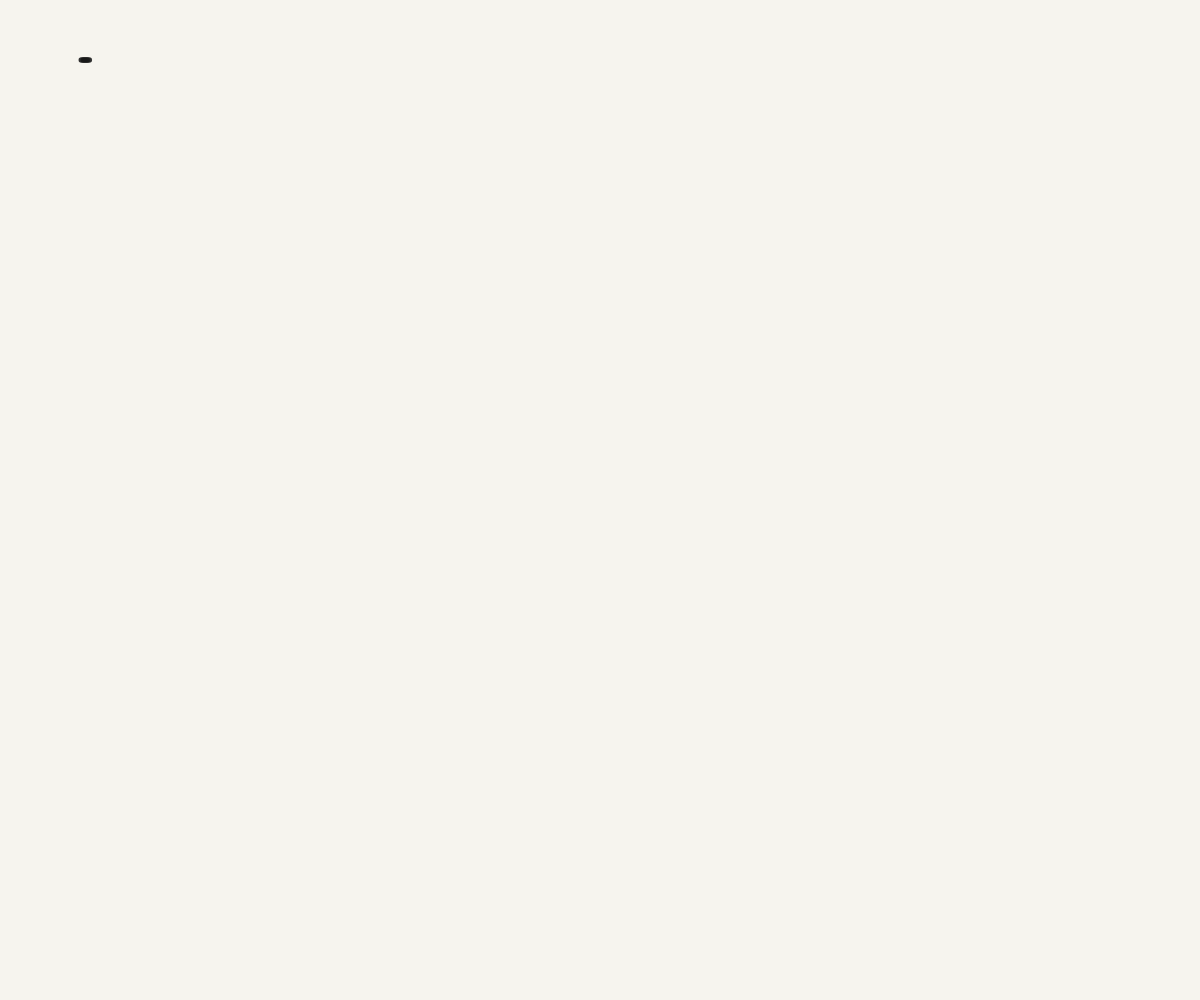
Frame 1 (no input)
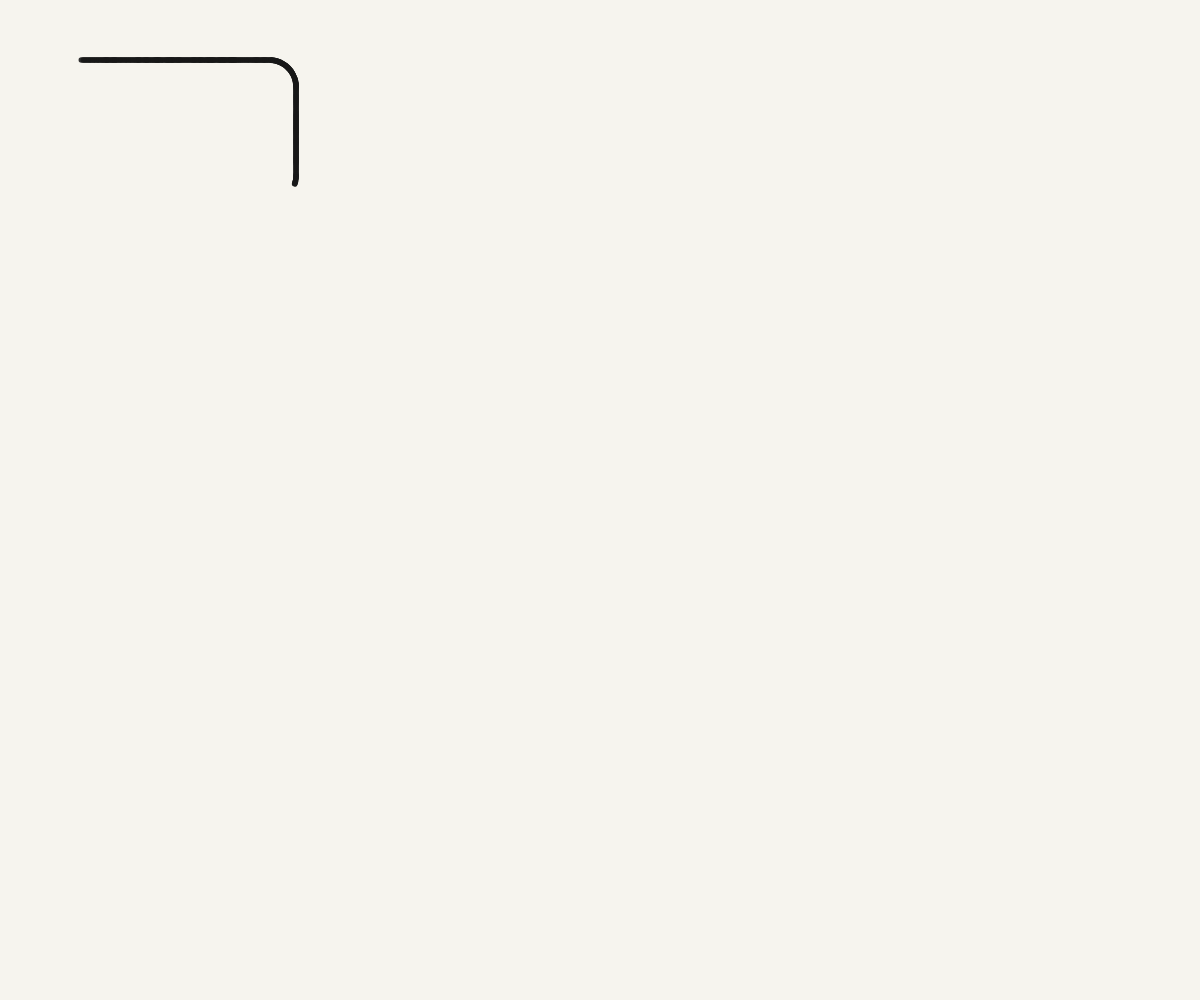
Frame 60 (no input)
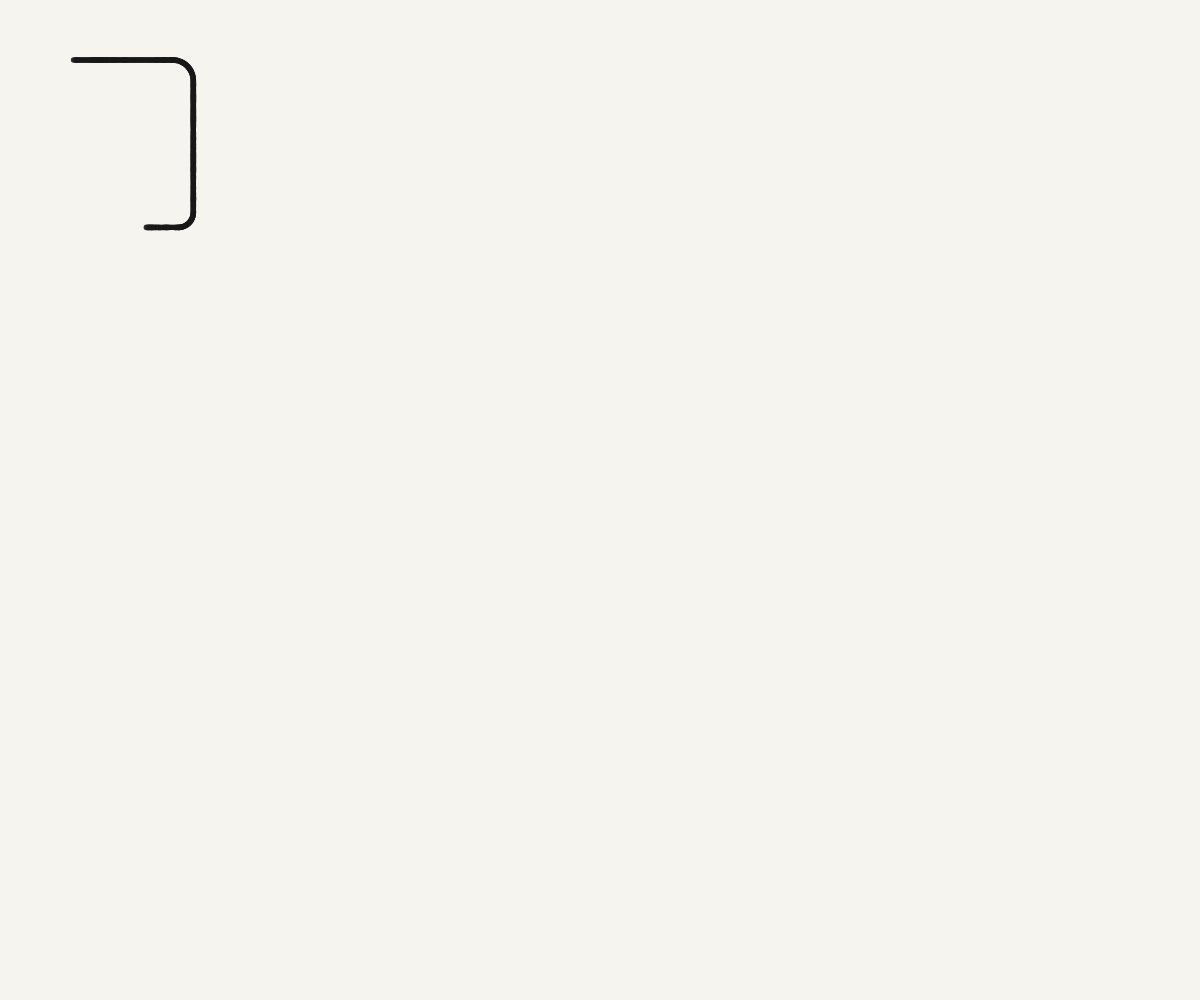
Frame 120 (the mouse pressed at the canvas centre since frame 60)

The p5.js sketch that drew these frames (run headless with seeded random() and noise() and a simulated clock; from frame 60 on, the mouse is pressed at the canvas centre):

// p5.js sketch
// ── sketch.js
const sketchCredits = {
  title: "Composition with large red plane, yellow, black, gray and blue",
  author: "Piet Mondriaan",
  url: "https://www.kunstmuseum.nl/en/collection/composition-large-red-plane-yellow-black-gray-and-blue",
};

registerSketchCredits(sketchCredits);

const AREA_MIN_RATIO = 0.01;
const AREA_MAX_RATIO = 0.05;
const RECT_RATIO_MIN = 0.50;
const RECT_RATIO_MAX = 2.00;
const COMPOSITION_MARGIN_RATIO = 0.06;
const COMPOSITION_MARGIN_MIN = 32;
const COMPOSITION_MARGIN_MAX = 96;
const FILL_ANGLE_MIN_DEGREES = -60;
const FILL_ANGLE_MAX_DEGREES = -30;
const FILL_STROKE_WEIGHT_MULTIPLIER = 2.4;
const FILL_SPACING_MIN_PX = 2.8;
const FILL_SPACING_MAX_PX = 4.8;
const FILL_SPACING_MIN_SCALE = 0.0032;
const FILL_SPACING_MAX_SCALE = 0.0058;
const PIXEL_STEP_DISTANCE = 2;
const HUMAN_PIXEL_STEPS_PER_FRAME = 4;
const CORNER_RADIUS_MIN_SCALE = 0.1;
const CORNER_RADIUS_MAX_SCALE = 0.2;
const ARC_SEGMENT_MIN_LENGTH = 2.2;
const WHITE_RECTANGLE_PROBABILITY = 0.40;
const BLACK_FILL_PROBABILITY = 0.05;
const WHITE_FILL_COLOR = [250, 249, 245, 230];
const BLACK_FILL_COLOR = [20, 20, 20, 235];
const BG_COLOR = [246, 244, 238];
const GRID_COLOR = [24, 24, 24, 230];
const RED_PASTEL_SHADES = [
  [238, 122, 114],
  [232, 108, 102],
  [246, 136, 126],
];
const YELLOW_PASTEL_SHADES = [
  [245, 214, 104],
  [250, 222, 118],
  [239, 204, 92],
];
const BLUE_PASTEL_SHADES = [
  [128, 172, 236],
  [117, 163, 229],
  [141, 184, 242],
];

let mondrianRectangles = [];
let currentRectangleIndex = 0;
let borderWeight = 6;
let fillerLineWeight = 1.5;
let outlineSegments = [];
let currentOutlineIndex = 0;
let currentOutlineProgress = 0;
let drawPhase = "outlines";
let isComplete = false;
let sketchFillPalette = [];

function setup() {
  createCanvas(windowWidth, windowHeight);
  frameRate(60);
  buildMondrianComposition();
}

function draw() {
  if (isComplete) return;

  const isHumanSpeed = getMainSpeedMode() === 1;
  let remainingDistance = getDrawDistancePerFrame();
  if (isHumanSpeed) remainingDistance = min(remainingDistance, PIXEL_STEP_DISTANCE * HUMAN_PIXEL_STEPS_PER_FRAME);

  while (remainingDistance > 0) {
    if (drawPhase === "outlines") {
      const outlineConsumed = drawNextOutlineDistance(remainingDistance, isHumanSpeed);
      if (outlineConsumed > 0) {
        remainingDistance -= outlineConsumed;
        if (isHumanSpeed) break;
        continue;
      }
      drawPhase = "fills";
      continue;
    }

    if (currentRectangleIndex >= mondrianRectangles.length) break;

    const section = mondrianRectangles[currentRectangleIndex];
    const consumed = drawNextStrokeDistance(section, remainingDistance, isHumanSpeed);
    if (consumed > 0) {
      remainingDistance -= consumed;
      if (isHumanSpeed) break;
    } else {
      currentRectangleIndex += 1;
    }
  }

  if (drawPhase === "fills" && currentRectangleIndex >= mondrianRectangles.length) {
    isComplete = true;
    noLoop();
  }
}

function buildMondrianComposition() {
  background(...BG_COLOR);
  fillerLineWeight = constrain(min(width, height) * 0.0018, 0.8, 1.4);
  borderWeight = fillerLineWeight * 4;
  sketchFillPalette = buildSketchFillPalette();
  mondrianRectangles = generateMondrianRectangles().map((section) => createFillPlan(section));
  mondrianRectangles.sort((a, b) => {
    if (abs(a.y - b.y) > 0.5) return a.y - b.y;
    return a.x - b.x;
  });
  outlineSegments = createOutlineSegments(mondrianRectangles);
  currentOutlineIndex = 0;
  currentOutlineProgress = 0;
  drawPhase = "outlines";
  currentRectangleIndex = 0;
  isComplete = false;
  loop();
}

function generateMondrianRectangles() {
  const margin = getCompositionMargin();
  const composition = {
    x: margin,
    y: margin,
    w: max(10, width - margin * 2),
    h: max(10, height - margin * 2),
  };
  const compositionArea = composition.w * composition.h;
  const minArea = compositionArea * AREA_MIN_RATIO;
  const maxArea = compositionArea * AREA_MAX_RATIO;
  const root = composition;

  for (let attempt = 0; attempt < 120; attempt += 1) {
    const sections = [root];
    let failed = false;
    let guard = 0;

    while (true) {
      guard += 1;
      if (guard > 600) {
        failed = true;
        break;
      }

      let largestIndex = -1;
      let largestArea = 0;
      for (let i = 0; i < sections.length; i += 1) {
        const area = getArea(sections[i]);
        if (area > maxArea && area > largestArea) {
          largestArea = area;
          largestIndex = i;
        }
      }

      if (largestIndex === -1) break;

      const split = splitSection(sections[largestIndex], minArea);
      if (!split) {
        failed = true;
        break;
      }

      sections.splice(largestIndex, 1, split[0], split[1]);
    }

    if (failed) continue;

    const valid = sections.every((section) => isSectionFinalValid(section, minArea, maxArea));

    if (valid) return sections;
  }

  return createFallbackGrid(root);
}

function splitSection(section, minArea) {
  const orientations = shuffleValues(["vertical", "horizontal"]);
  for (const orientation of orientations) {
    const split = splitWithOrientation(section, minArea, orientation);
    if (split) return split;
  }
  return null;
}

function splitWithOrientation(section, minArea, orientation) {
  if (orientation === "vertical") {
    const minWidth = minArea / section.h;
    const maxWidth = section.w - minWidth;
    if (maxWidth <= minWidth) return null;

    for (let attempt = 0; attempt < 36; attempt += 1) {
      const cutX = random(minWidth, maxWidth);
      const left = { x: section.x, y: section.y, w: cutX, h: section.h };
      const right = { x: section.x + cutX, y: section.y, w: section.w - cutX, h: section.h };
      if (isSectionShapeValid(left) && isSectionShapeValid(right)) return [left, right];
    }
    return null;
  }

  const minHeight = minArea / section.w;
  const maxHeight = section.h - minHeight;
  if (maxHeight <= minHeight) return null;

  for (let attempt = 0; attempt < 36; attempt += 1) {
    const cutY = random(minHeight, maxHeight);
    const top = { x: section.x, y: section.y, w: section.w, h: cutY };
    const bottom = { x: section.x, y: section.y + cutY, w: section.w, h: section.h - cutY };
    if (isSectionShapeValid(top) && isSectionShapeValid(bottom)) return [top, bottom];
  }

  return null;
}

function createFallbackGrid(bounds) {
  const rows = 5;
  const columns = 5;
  const cellWidth = bounds.w / columns;
  const cellHeight = bounds.h / rows;
  const sections = [];

  for (let row = 0; row < rows; row += 1) {
    for (let column = 0; column < columns; column += 1) {
      sections.push({
        x: bounds.x + column * cellWidth,
        y: bounds.y + row * cellHeight,
        w: cellWidth,
        h: cellHeight,
      });
    }
  }

  return sections;
}

function createFillPlan(section) {
  const inset = borderWeight * 0.7;
  const fillStyle = pickRectangleFillStyle();
  const spacingBounds = getFillSpacingBounds();
  const lineSpacing = random(spacingBounds.min, spacingBounds.max);
  const fillAngleDegrees = random(FILL_ANGLE_MIN_DEGREES, FILL_ANGLE_MAX_DEGREES);
  const lines = fillStyle.skipFill ? [] : createSolidFillStrokes(section, lineSpacing, inset, fillAngleDegrees);

  return {
    ...section,
    cornerRadii: pickRandomCornerRadii(section.w, section.h),
    fillColor: fillStyle.fillColor,
    skipFill: fillStyle.skipFill,
    fillAngleDegrees,
    lines,
    currentLineIndex: 0,
    currentLineProgress: 0,
  };
}

function createOutlineSegments(sections) {
  const segments = [];
  for (const section of sections) {
    const cornerRadii = section.cornerRadii || { tl: 0, tr: 0, br: 0, bl: 0 };
    const x = section.x;
    const y = section.y;
    const w = section.w;
    const h = section.h;
    const tl = cornerRadii.tl || 0;
    const tr = cornerRadii.tr || 0;
    const br = cornerRadii.br || 0;
    const bl = cornerRadii.bl || 0;

    pushSegment(segments, x + tl, y, x + w - tr, y);
    addArcSegments(segments, x + w - tr, y + tr, tr, -HALF_PI, 0);
    pushSegment(segments, x + w, y + tr, x + w, y + h - br);
    addArcSegments(segments, x + w - br, y + h - br, br, 0, HALF_PI);
    pushSegment(segments, x + w - br, y + h, x + bl, y + h);
    addArcSegments(segments, x + bl, y + h - bl, bl, HALF_PI, PI);
    pushSegment(segments, x, y + h - bl, x, y + tl);
    addArcSegments(segments, x + tl, y + tl, tl, PI, PI + HALF_PI);
  }
  return segments;
}

function createSegment(x1, y1, x2, y2) {
  return {
    x1,
    y1,
    x2,
    y2,
    length: dist(x1, y1, x2, y2),
  };
}

function pickRandomCornerRadii(width, height) {
  const shortestEdge = min(width, height);
  const minRadius = max(0.8, shortestEdge * CORNER_RADIUS_MIN_SCALE);
  const maxRadius = max(minRadius, shortestEdge * CORNER_RADIUS_MAX_SCALE);
  const radii = {
    tl: random(minRadius, maxRadius),
    tr: random(minRadius, maxRadius),
    br: random(minRadius, maxRadius),
    bl: random(minRadius, maxRadius),
  };
  return fitCornerRadiiToBounds(radii, width, height);
}

function fitCornerRadiiToBounds(radii, width, height) {
  const fitted = { ...radii };
  const widthLimit = max(0, width - 2);
  const heightLimit = max(0, height - 2);

  for (let pass = 0; pass < 2; pass += 1) {
    [fitted.tl, fitted.tr] = fitRadiusPair(fitted.tl, fitted.tr, widthLimit);
    [fitted.tr, fitted.br] = fitRadiusPair(fitted.tr, fitted.br, heightLimit);
    [fitted.br, fitted.bl] = fitRadiusPair(fitted.br, fitted.bl, widthLimit);
    [fitted.bl, fitted.tl] = fitRadiusPair(fitted.bl, fitted.tl, heightLimit);
  }

  return fitted;
}

function fitRadiusPair(a, b, limit) {
  if (limit <= 0) return [0, 0];
  const sum = a + b;
  if (sum <= limit || sum <= 0.000001) return [a, b];
  const scale = limit / sum;
  return [a * scale, b * scale];
}

function addArcSegments(segments, centerX, centerY, radius, startAngle, endAngle) {
  if (radius <= 0.001) return;
  const arcLength = abs(endAngle - startAngle) * radius;
  const steps = max(1, ceil(arcLength / ARC_SEGMENT_MIN_LENGTH));
  let previousX = centerX + cos(startAngle) * radius;
  let previousY = centerY + sin(startAngle) * radius;

  for (let i = 1; i <= steps; i += 1) {
    const angle = lerp(startAngle, endAngle, i / steps);
    const nextX = centerX + cos(angle) * radius;
    const nextY = centerY + sin(angle) * radius;
    pushSegment(segments, previousX, previousY, nextX, nextY);
    previousX = nextX;
    previousY = nextY;
  }
}

function pushSegment(segments, x1, y1, x2, y2) {
  const segment = createSegment(x1, y1, x2, y2);
  if (segment.length > 0.001) segments.push(segment);
}

function getFillSpacingBounds() {
  const scale = min(width, height);
  return {
    min: max(FILL_SPACING_MIN_PX, scale * FILL_SPACING_MIN_SCALE),
    max: max(FILL_SPACING_MAX_PX, scale * FILL_SPACING_MAX_SCALE),
  };
}

function createSolidFillStrokes(section, spacing, inset, angleDegrees) {
  const x = section.x + inset;
  const y = section.y + inset;
  const w = section.w - inset * 2;
  const h = section.h - inset * 2;
  if (w <= 1 || h <= 1) return [];

  const angle = radians(angleDegrees);
  const dx = cos(angle);
  const dy = sin(angle);
  const nx = -dy;
  const ny = dx;
  const diagonal = sqrt(w * w + h * h);
  const centerX = x + w * 0.5;
  const centerY = y + h * 0.5;
  const corners = [
    [x, y],
    [x + w, y],
    [x + w, y + h],
    [x, y + h],
  ];

  let minOffset = Infinity;
  let maxOffset = -Infinity;
  for (const [cx, cy] of corners) {
    const projection = (cx - centerX) * nx + (cy - centerY) * ny;
    minOffset = min(minOffset, projection);
    maxOffset = max(maxOffset, projection);
  }

  let offset = minOffset - random(spacing * 0.3, spacing);
  const lines = [];
  while (offset <= maxOffset + spacing) {
    offset += spacing;
    const jitter = random(-spacing * 0.14, spacing * 0.14);
    const baseX = centerX + nx * (offset + jitter);
    const baseY = centerY + ny * (offset + jitter);
    const rawX1 = baseX - dx * diagonal;
    const rawY1 = baseY - dy * diagonal;
    const rawX2 = baseX + dx * diagonal;
    const rawY2 = baseY + dy * diagonal;
    const clipped = clipSegmentToRect(rawX1, rawY1, rawX2, rawY2, x, y, w, h);
    if (clipped) {
      const startX = clipped.x1 <= clipped.x2 ? clipped.x1 : clipped.x2;
      const startY = clipped.x1 <= clipped.x2 ? clipped.y1 : clipped.y2;
      const endX = clipped.x1 <= clipped.x2 ? clipped.x2 : clipped.x1;
      const endY = clipped.x1 <= clipped.x2 ? clipped.y2 : clipped.y1;
      const segment = createSegment(startX, startY, endX, endY);
      if (segment.length > 0.001) lines.push(segment);
    }
  }
  lines.sort((a, b) => {
    const aTop = min(a.y1, a.y2);
    const bTop = min(b.y1, b.y2);
    if (abs(aTop - bTop) > 0.5) return aTop - bTop;
    const aLeft = min(a.x1, a.x2);
    const bLeft = min(b.x1, b.x2);
    return aLeft - bLeft;
  });
  return lines;
}

function clipSegmentToRect(x1, y1, x2, y2, x, y, w, h) {
  const dx = x2 - x1;
  const dy = y2 - y1;
  const p = [-dx, dx, -dy, dy];
  const q = [x1 - x, x + w - x1, y1 - y, y + h - y1];
  let t0 = 0;
  let t1 = 1;

  for (let i = 0; i < 4; i += 1) {
    if (abs(p[i]) < 0.000001) {
      if (q[i] < 0) return null;
      continue;
    }
    const r = q[i] / p[i];
    if (p[i] < 0) {
      if (r > t1) return null;
      if (r > t0) t0 = r;
    } else {
      if (r < t0) return null;
      if (r < t1) t1 = r;
    }
  }

  return {
    x1: x1 + t0 * dx,
    y1: y1 + t0 * dy,
    x2: x1 + t1 * dx,
    y2: y1 + t1 * dy,
  };
}

function buildSketchFillPalette() {
  return [RED_PASTEL_SHADES, YELLOW_PASTEL_SHADES, BLUE_PASTEL_SHADES].map((family) => {
    const base = random(family);
    return [
      constrain(base[0] + random(-6, 6), 0, 255),
      constrain(base[1] + random(-6, 6), 0, 255),
      constrain(base[2] + random(-6, 6), 0, 255),
      random(200, 238),
    ];
  });
}

function pickRectangleFillStyle() {
  const roll = random();
  if (roll < WHITE_RECTANGLE_PROBABILITY) {
    return { fillColor: WHITE_FILL_COLOR.slice(), skipFill: true };
  }
  if (roll < WHITE_RECTANGLE_PROBABILITY + BLACK_FILL_PROBABILITY) {
    return { fillColor: BLACK_FILL_COLOR.slice(), skipFill: false };
  }

  const base = random(sketchFillPalette);
  if (!base) return { fillColor: BLACK_FILL_COLOR.slice(), skipFill: false };
  return { fillColor: base.slice(), skipFill: false };
}

function drawNextStrokeDistance(section, distanceBudget, singleSegmentMode) {
  if (section.currentLineIndex >= section.lines.length) return 0;

  let consumed = 0;
  strokeCap(ROUND);

  while (distanceBudget > 0 && section.currentLineIndex < section.lines.length) {
    const segment = section.lines[section.currentLineIndex];
    const segmentLength = segment.length;
    if (segmentLength <= 0.001) {
      section.currentLineIndex += 1;
      section.currentLineProgress = 0;
      continue;
    }

    const remainingOnLine = segmentLength - section.currentLineProgress;
    if (remainingOnLine <= 0.001) {
      section.currentLineIndex += 1;
      section.currentLineProgress = 0;
      continue;
    }

    const step = min(remainingOnLine, distanceBudget, PIXEL_STEP_DISTANCE);
    const nextProgress = section.currentLineProgress + step;
    stroke(
      constrain(section.fillColor[0] + random(-8, 8), 0, 255),
      constrain(section.fillColor[1] + random(-8, 8), 0, 255),
      constrain(section.fillColor[2] + random(-8, 8), 0, 255),
      constrain(section.fillColor[3] + random(-16, 16), 120, 255)
    );
    strokeWeight(max(1.8, fillerLineWeight * FILL_STROKE_WEIGHT_MULTIPLIER + random(-0.20, 0.35)));
    drawSegmentPortion(segment, section.currentLineProgress, nextProgress);
    section.currentLineProgress = nextProgress;
    distanceBudget -= step;
    consumed += step;

    if (section.currentLineProgress >= segmentLength - 0.001) {
      section.currentLineIndex += 1;
      section.currentLineProgress = 0;
      if (singleSegmentMode) break;
    }
  }

  return consumed;
}

function drawSegmentPortion(segment, fromDistance, toDistance) {
  const t1 = constrain(fromDistance / segment.length, 0, 1);
  const t2 = constrain(toDistance / segment.length, 0, 1);
  if (t2 <= t1) return;

  const x1 = lerp(segment.x1, segment.x2, t1);
  const y1 = lerp(segment.y1, segment.y2, t1);
  const x2 = lerp(segment.x1, segment.x2, t2);
  const y2 = lerp(segment.y1, segment.y2, t2);
  line(x1, y1, x2, y2);
}

function drawNextOutlineDistance(distanceBudget, singleSegmentMode) {
  if (currentOutlineIndex >= outlineSegments.length) return 0;

  let consumed = 0;
  stroke(...GRID_COLOR);
  strokeCap(ROUND);
  strokeJoin(ROUND);

  while (distanceBudget > 0 && currentOutlineIndex < outlineSegments.length) {
    const segment = outlineSegments[currentOutlineIndex];
    const segmentLength = segment.length;
    if (segmentLength <= 0.001) {
      currentOutlineIndex += 1;
      currentOutlineProgress = 0;
      continue;
    }

    const remainingOnSegment = segmentLength - currentOutlineProgress;
    if (remainingOnSegment <= 0.001) {
      currentOutlineIndex += 1;
      currentOutlineProgress = 0;
      continue;
    }

    const step = min(remainingOnSegment, distanceBudget, PIXEL_STEP_DISTANCE);
    const nextProgress = currentOutlineProgress + step;
    strokeWeight(max(1.2, borderWeight + random(-0.25, 0.25)));
    drawSegmentPortion(segment, currentOutlineProgress, nextProgress);
    currentOutlineProgress = nextProgress;
    distanceBudget -= step;
    consumed += step;

    if (currentOutlineProgress >= segmentLength - 0.001) {
      currentOutlineIndex += 1;
      currentOutlineProgress = 0;
      if (singleSegmentMode) break;
    }
  }

  return consumed;
}

function getArea(section) {
  return section.w * section.h;
}

function getCompositionMargin() {
  return constrain(min(width, height) * COMPOSITION_MARGIN_RATIO, COMPOSITION_MARGIN_MIN, COMPOSITION_MARGIN_MAX);
}

function isSectionShapeValid(section) {
  const ratio = section.w / section.h;
  return ratio >= RECT_RATIO_MIN && ratio <= RECT_RATIO_MAX;
}

function isSectionFinalValid(section, minArea, maxArea) {
  const area = getArea(section);
  if (area < minArea - 0.5 || area > maxArea + 0.5) return false;
  return isSectionShapeValid(section);
}

function shuffleValues(values) {
  const shuffled = values.slice();
  for (let i = shuffled.length - 1; i > 0; i -= 1) {
    const j = floor(random(i + 1));
    const tmp = shuffled[i];
    shuffled[i] = shuffled[j];
    shuffled[j] = tmp;
  }
  return shuffled;
}

function getMainSpeedMode() {
  if (window.HUAHUA_APP && typeof window.HUAHUA_APP.getSpeedMode === "function") {
    return window.HUAHUA_APP.getSpeedMode();
  }
  if (!window.HUAHUA_APP || !Number.isFinite(window.HUAHUA_APP.speed)) return 1;
  const speed = window.HUAHUA_APP.speed;
  if (speed === 2 || speed === 4) return speed;
  return 1;
}

function getDrawDistancePerFrame() {
  const scale = min(width, height);
  if (window.HUAHUA_APP && typeof window.HUAHUA_APP.getDrawDistancePerFrame === "function") {
    return window.HUAHUA_APP.getDrawDistancePerFrame(scale);
  }

  const speedMode = getMainSpeedMode();
  if (speedMode === 1) return max(8, scale * 0.02);
  if (speedMode === 2) return max(24, scale * 0.055);
  let burst = max(54, scale * 0.12);
  if (random() < 0.35) burst += max(28, scale * random(0.08, 0.2));
  return burst;
}

function mousePressed(event) {
  if (event && event.target && (event.target.closest(".main-controls") || event.target.closest(".main-credit"))) return;
  buildMondrianComposition();
}

function windowResized() {
  resizeCanvas(windowWidth, windowHeight);
  buildMondrianComposition();
}

function registerSketchCredits(credits) {
  if (window.HUAHUA_APP && typeof window.HUAHUA_APP.setCredits === "function") {
    window.HUAHUA_APP.setCredits(credits);
    return;
  }
  window.HUAHUA_PENDING_CREDITS = credits;
}
